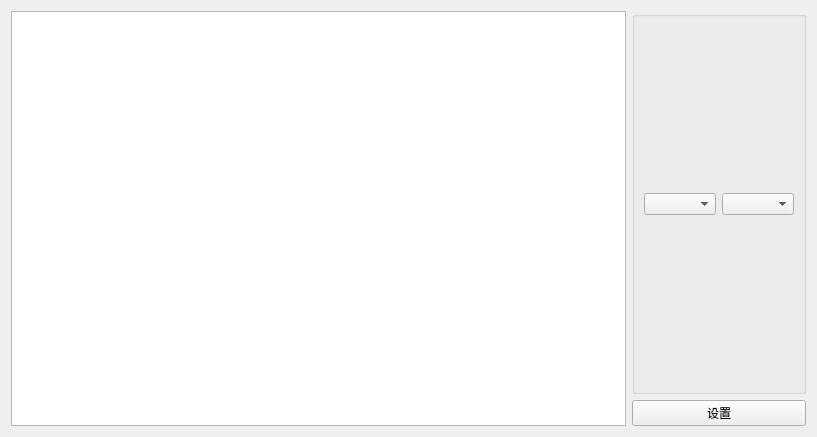
<?xml version="1.0" encoding="UTF-8"?>
<ui version="4.0">
 <class>SetDeviceTypeForm</class>
 <widget class="QWidget" name="SetDeviceTypeForm">
  <property name="geometry">
   <rect>
    <x>0</x>
    <y>0</y>
    <width>817</width>
    <height>437</height>
   </rect>
  </property>
  <property name="minimumSize">
   <size>
    <width>650</width>
    <height>400</height>
   </size>
  </property>
  <property name="windowTitle">
   <string>设备更改</string>
  </property>
  <layout class="QVBoxLayout" name="verticalLayout_2">
   <item>
    <layout class="QHBoxLayout" name="horizontalLayout_3">
     <item>
      <widget class="QTableWidget" name="tableWidget"/>
     </item>
     <item>
      <layout class="QGridLayout" name="gridLayout" rowstretch="0,0">
       <item row="1" column="0">
        <widget class="QPushButton" name="pushButton">
         <property name="text">
          <string>设置</string>
         </property>
        </widget>
       </item>
       <item row="0" column="0">
        <widget class="QGroupBox" name="groupBox">
         <property name="title">
          <string/>
         </property>
         <layout class="QGridLayout" name="gridLayout_2">
          <item row="0" column="0">
           <widget class="QComboBox" name="comboBox_com"/>
          </item>
          <item row="0" column="1">
           <widget class="QComboBox" name="comboBox_deviceType"/>
          </item>
         </layout>
        </widget>
       </item>
      </layout>
     </item>
    </layout>
   </item>
  </layout>
 </widget>
 <resources/>
 <connections/>
</ui>
